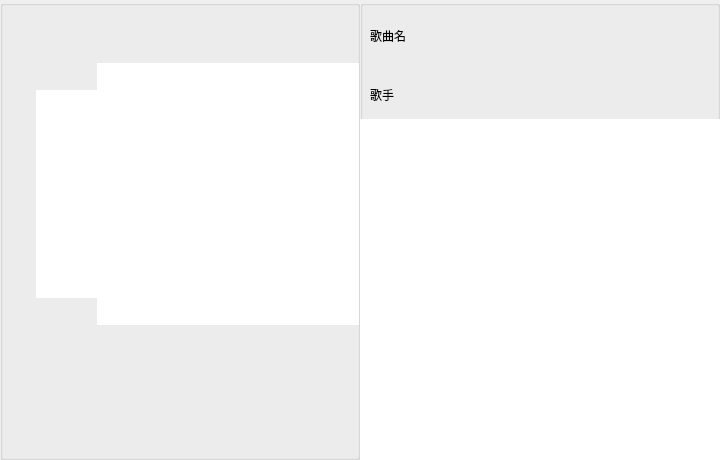
<?xml version="1.0" encoding="UTF-8"?>
<ui version="4.0">
 <class>QPlayWid</class>
 <widget class="QWidget" name="QPlayWid">
  <property name="windowModality">
   <enum>Qt::NonModal</enum>
  </property>
  <property name="geometry">
   <rect>
    <x>0</x>
    <y>0</y>
    <width>720</width>
    <height>460</height>
   </rect>
  </property>
  <property name="windowTitle">
   <string>Form</string>
  </property>
  <layout class="QHBoxLayout" name="horizontalLayout">
   <property name="spacing">
    <number>0</number>
   </property>
   <property name="leftMargin">
    <number>0</number>
   </property>
   <property name="topMargin">
    <number>0</number>
   </property>
   <property name="rightMargin">
    <number>0</number>
   </property>
   <property name="bottomMargin">
    <number>0</number>
   </property>
   <item>
    <widget class="QGroupBox" name="DiscGroupBox">
     <property name="title">
      <string/>
     </property>
     <widget class="QGraphicsView" name="CoverGraphics">
      <property name="geometry">
       <rect>
        <x>36</x>
        <y>90</y>
        <width>208</width>
        <height>208</height>
       </rect>
      </property>
      <property name="styleSheet">
       <string notr="true"/>
      </property>
      <property name="frameShape">
       <enum>QFrame::NoFrame</enum>
      </property>
     </widget>
     <widget class="QGraphicsView" name="DiscGraphics">
      <property name="geometry">
       <rect>
        <x>97</x>
        <y>63</y>
        <width>262</width>
        <height>262</height>
       </rect>
      </property>
      <property name="styleSheet">
       <string notr="true"/>
      </property>
      <property name="frameShape">
       <enum>QFrame::NoFrame</enum>
      </property>
      <property name="frameShadow">
       <enum>QFrame::Plain</enum>
      </property>
      <property name="verticalScrollBarPolicy">
       <enum>Qt::ScrollBarAsNeeded</enum>
      </property>
      <property name="horizontalScrollBarPolicy">
       <enum>Qt::ScrollBarAsNeeded</enum>
      </property>
     </widget>
     <zorder>DiscGraphics</zorder>
     <zorder>CoverGraphics</zorder>
    </widget>
   </item>
   <item>
    <widget class="QGroupBox" name="LyricGroupBox">
     <property name="sizePolicy">
      <sizepolicy hsizetype="Preferred" vsizetype="Preferred">
       <horstretch>0</horstretch>
       <verstretch>0</verstretch>
      </sizepolicy>
     </property>
     <property name="title">
      <string/>
     </property>
     <widget class="QLabel" name="NameLbl">
      <property name="geometry">
       <rect>
        <x>10</x>
        <y>10</y>
        <width>341</width>
        <height>51</height>
       </rect>
      </property>
      <property name="styleSheet">
       <string notr="true"/>
      </property>
      <property name="text">
       <string>歌曲名</string>
      </property>
     </widget>
     <widget class="QLabel" name="SingerLbl">
      <property name="geometry">
       <rect>
        <x>10</x>
        <y>79</y>
        <width>341</width>
        <height>31</height>
       </rect>
      </property>
      <property name="text">
       <string>歌手</string>
      </property>
     </widget>
     <widget class="QTextEdit" name="LrcText">
      <property name="geometry">
       <rect>
        <x>0</x>
        <y>119</y>
        <width>361</width>
        <height>341</height>
       </rect>
      </property>
      <property name="styleSheet">
       <string notr="true"/>
      </property>
      <property name="frameShape">
       <enum>QFrame::NoFrame</enum>
      </property>
      <property name="frameShadow">
       <enum>QFrame::Sunken</enum>
      </property>
      <property name="verticalScrollBarPolicy">
       <enum>Qt::ScrollBarAlwaysOff</enum>
      </property>
      <property name="html">
       <string>&lt;!DOCTYPE HTML PUBLIC &quot;-//W3C//DTD HTML 4.0//EN&quot; &quot;http://www.w3.org/TR/REC-html40/strict.dtd&quot;&gt;
&lt;html&gt;&lt;head&gt;&lt;meta name=&quot;qrichtext&quot; content=&quot;1&quot; /&gt;&lt;style type=&quot;text/css&quot;&gt;
p, li { white-space: pre-wrap; }
&lt;/style&gt;&lt;/head&gt;&lt;body style=&quot; font-family:'SimSun'; font-size:9pt; font-weight:400; font-style:normal;&quot;&gt;
&lt;p style=&quot;-qt-paragraph-type:empty; margin-top:0px; margin-bottom:0px; margin-left:0px; margin-right:0px; -qt-block-indent:0; text-indent:0px;&quot;&gt;&lt;br /&gt;&lt;/p&gt;&lt;/body&gt;&lt;/html&gt;</string>
      </property>
     </widget>
    </widget>
   </item>
  </layout>
 </widget>
 <resources/>
 <connections/>
</ui>
